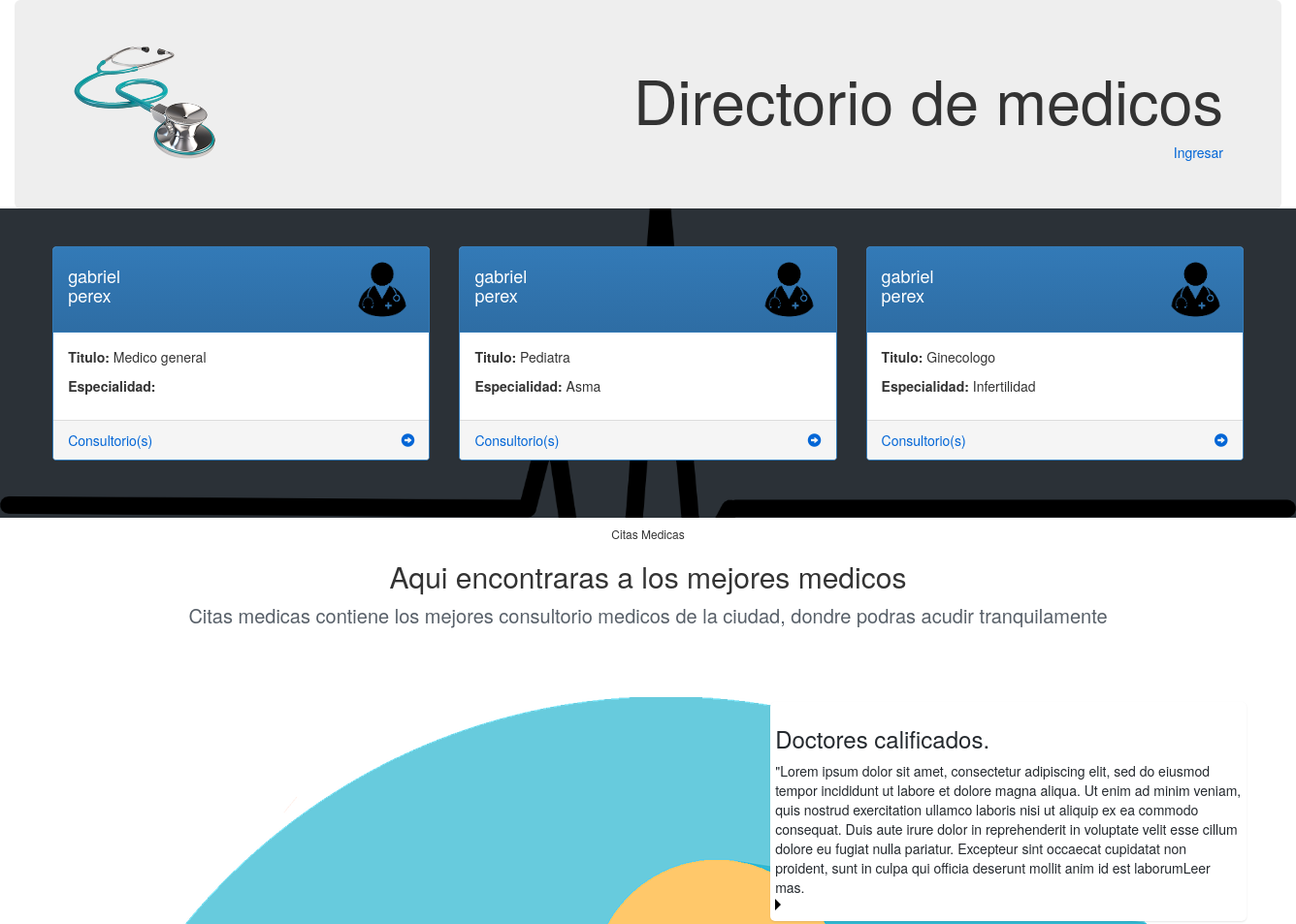
/ (upper part), run on an earlier commit of the app's database.
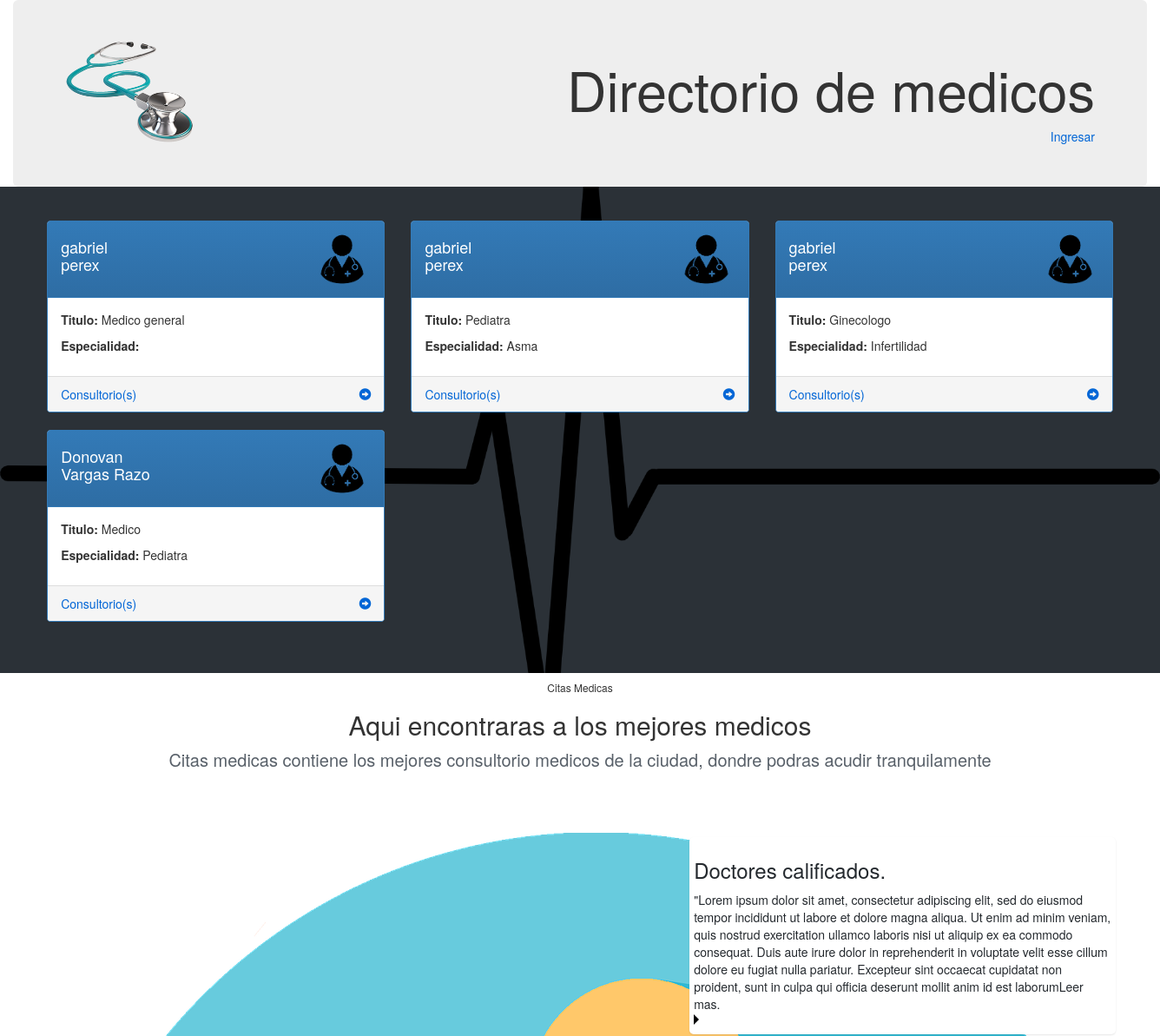
And on a later commit of the database.
### citasmedicas/models.py (models this page shows, shortened)
class Doctor(models.Model):
    usuario = models.ForeignKey(User, on_delete=models.CASCADE,
                                related_name='doctor')
    nombres = models.CharField(max_length=100)
    apellido_paterno = models.CharField(max_length=50)
    apellido_materno = models.CharField(max_length=50, blank=True)
    titulo = models.CharField(max_length=100)
    especialidad = models.CharField(max_length=50, blank=True, null=True)
    cedula_profesional = models.CharField(max_length=8)
    cedula_especialidad = models.CharField(max_length=8)
    registro_ssa = models.CharField(max_length=8)
    class Meta(object):
        verbose_name_plural = 'Doctores'

### citasmedicas/views.py (the view)
# urls.py: url(r'^$', views.index, name='index'),
def index(request):
    doctores = Doctor.objects.all()
    return render(request,
                  'citasmedicas/index.html',
                  {'doctores': doctores})

### citasmedicas/templates/citasmedicas/index.html (shortened to what this page needs)
{% extends "citasmedicas/base.html" %}
{% load static %}
{% block content %}
<div class="container page">
    <div class="jumbotron text-right index_medic">
        <div class="row">
            <div class="col-xs-3">
                <img class="img-responsive" src="{% static 'citasmedicas/img/estetoscopio_consultas_1.png' %}">
            </div>
            <div class="col-xs-9">
                <h1>Directorio de medicos</h1>
                <a href="{% url 'login' %}">Ingresar</a>
            </div>
        </div>
    </div>
    <div class="row login-img">
        {% for doctor in doctores %}
        <div class="col-md-4 col-sm-6 col-xs-12">
            <div class="panel panel-primary doctor_card">
                <div class="panel-heading">
                    <div class="row">
                        <div class="col-xs-9">
                            <h4>{{doctor.nombres}}<br>{{doctor.apellido_paterno}} {{doctor.apellido_materno}}</h4>
                        </div>
                        <div class="col-xs-3">
                            <img class="img-responsive" src="{% static 'citasmedicas/img/doctor_79x79.png' %}">
                        </div>
                    </div>
                </div>
                <div class="panel-body">
                    <p><strong>Titulo:</strong> {{doctor.titulo}}</p>
                    <p><strong>Especialidad:</strong> {{doctor.especialidad}}</p>
                </div>
                <a href="#">
                    <div class="panel-footer">
                        <span class="pull-left">Consultorio(s)</span>
                        <span class="pull-right"><span class="glyphicon glyphicon-circle-arrow-right"></span></span>
                        <div class="clearfix"></div>
                    </div>
                </a>
            </div>
        </div>
        {% endfor %}
    </div>
    <div class="featurette">
  <div class="container-lg p-responsive pb-6">
    <h6 class="alt-h4 text-normal text-gray text-center">
      Citas Medicas
    </h6>
    <h2 class="alt-h1 lh-condensed mt-3 mb-2 text-center">
      Aqui encontraras a los mejores medicos
    </h2>
    <p class="lead text-center mx-auto">
      Citas medicas contiene los mejores consultorio medicos de la ciudad, dondre podras acudir tranquilamente
    </p>
  </div>
  <div class="container-xl p-responsive">
    <div class="position-relative overflow-hidden d-lg-flex pt-6">
      <div class="col-10 col-sm-7 mx-auto mx-lg-6 mb-sm-3">
        <img src="{% static 'citasmedicas/img/doctor-2411135_1280.png' %}" alt="" class="d-block width-fit mx-auto">
      </div>
      <div class="col-lg-5">
        <a href="/features/code-review" class="summarylink">
          <div class="summarylink-btn d-flex flex-justify-between flex-items-center f5 text-gray-dark rounded-1 p-sm-4 my-4 my-sm-0">
            <div class="col-10">
              <h3 class="alt-h3 mb-1">Doctores calificados.</h3>
              <p class="mb-0">"Lorem ipsum dolor sit amet, consectetur adipiscing elit, sed do eiusmod tempor incididunt ut labore et dolore magna aliqua. Ut enim ad minim veniam, quis nostrud exercitation ullamco laboris nisi ut aliquip ex ea commodo consequat. Duis aute irure dolor in reprehenderit in voluptate velit esse cillum dolore eu fugiat nulla pariatur. Excepteur sint occaecat cupidatat non proident, sunt in culpa qui officia deserunt mollit anim id est laborum<span class="text-blue">Leer mas.</span></p>
            </div>
            <svg aria-hidden="true" class="octicon octicon-triangle-right text-blue" height="16" version="1.1" viewBox="0 0 6 16" width="6"><path fill-rule="evenodd" d="M0 14l6-6-6-6z"></path></svg>
          </div>
        </a>
      </div>
    </div>
  </div>
</div>
</div>
{% endblock %}

### citasmedicas/templates/citasmedicas/base.html (shortened to what this page needs)
<!DOCTYPE html>
{% load static %}
<html lang="es">
<head>
    <link href="{% static 'citasmedicas/bootstrap-3.3.7/css/bootstrap.min.css' %}" rel="stylesheet" type="text/css">
    <link href="{% static 'citasmedicas/bootstrap-3.3.7/css/bootstrap-theme.min.css' %}" rel="stylesheet" type="text/css">
    <link href="{% static 'citasmedicas/css/vgcode.css' %}" rel="stylesheet" type="text/css">
</head>
<body>
<div class="starter-template"   >
    {% block content %}{% endblock content %}
</div>
</body>
</html>

### citasmedicas/static/citasmedicas/css/vgcode.css (style rules this page uses)
a { color: #0366d6; text-decoration: none !important; background-color: transparent; }
.index_medic { width: 100%; margin-bottom: 0px; }
.page { position: absolute; width: 100%; left: 0; height: 94%; }
.login-img { padding: 3%; background: url("../img/heartbeat-304130.png"), #2b3137; background-position-x: 0%, 0%; background-position-y: 0%, 0%; background-size: auto auto, auto auto; background-position: center 10%; background-size: cover; }
.lead { margin-bottom: 30px; font-size: 20px; font-weight: 300; color: #586069; }
.container-lg { max-width: 1012px; margin-right: auto; margin-left: auto; }
.p-responsive { padding-right: 16px !important; padding-left: 16px !important; }
.p-responsive { padding-right: 40px !important; padding-left: 40px !important; }
.pb-6 { padding-bottom: 40px !important; }
.text-center { text-align: center !important; }
.mx-auto { margin-right: auto !important; margin-left: auto !important; }
.mb-0 { margin-bottom: 0 !important; }
p { margin-top: 0; margin-bottom: 10px; }
* { box-sizing: border-box; }
.f5 { font-size: 14px !important; }
.text-gray-dark { color: #24292e !important; }
.text-gray-dark { padding: 5px; margin: 5px; background-color: #fff; border-radius: 5px; box-shadow: 0 1px 2px rgba(0, 0, 0, 0.1); border-radius: 5px; -webkit-transition: all 0.6s cubic-bezier(0.165, 0.84, 0.44, 1); transition: all 0.6s cubic-bezier(0.165, 0.84, 0.44, 1); }

What changed in the data, as far as the page shows it:
added Doctor: nombres "Donovan", apellido_paterno "Vargas", apellido_materno "Razo", titulo "Medico", especialidad "Pediatra"
